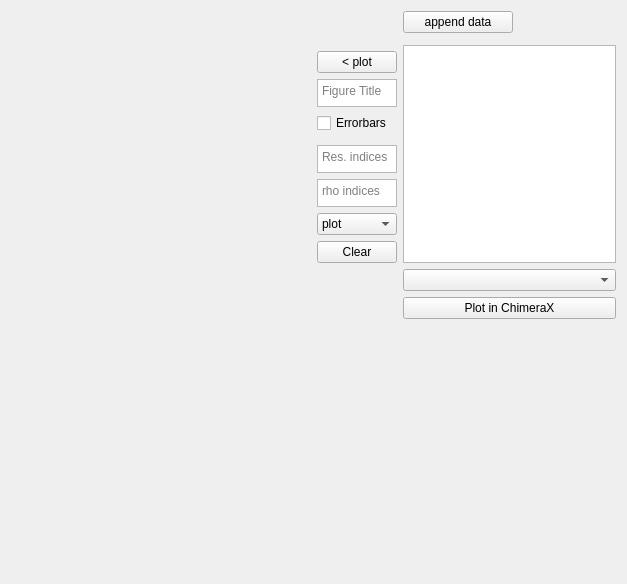
<?xml version="1.0" encoding="UTF-8"?>
<ui version="4.0">
 <class>Data</class>
 <widget class="QWidget" name="Data">
  <property name="geometry">
   <rect>
    <x>0</x>
    <y>0</y>
    <width>627</width>
    <height>584</height>
   </rect>
  </property>
  <property name="sizePolicy">
   <sizepolicy hsizetype="Maximum" vsizetype="Maximum">
    <horstretch>0</horstretch>
    <verstretch>0</verstretch>
   </sizepolicy>
  </property>
  <property name="windowTitle">
   <string>Form</string>
  </property>
  <layout class="QGridLayout" name="gridLayout">
   <item row="13" column="2">
    <spacer name="verticalSpacer">
     <property name="orientation">
      <enum>Qt::Vertical</enum>
     </property>
     <property name="sizeHint" stdset="0">
      <size>
       <width>20</width>
       <height>40</height>
      </size>
     </property>
    </spacer>
   </item>
   <item row="5" column="2">
    <widget class="QCheckBox" name="checkBox_errorbars">
     <property name="maximumSize">
      <size>
       <width>100</width>
       <height>16777215</height>
      </size>
     </property>
     <property name="text">
      <string>Errorbars</string>
     </property>
    </widget>
   </item>
   <item row="2" column="3" rowspan="9">
    <widget class="QListWidget" name="listWidget_dataobjects">
     <property name="selectionMode">
      <enum>QAbstractItemView::SingleSelection</enum>
     </property>
    </widget>
   </item>
   <item row="0" column="3">
    <widget class="QPushButton" name="loadfileButton">
     <property name="maximumSize">
      <size>
       <width>110</width>
       <height>16777215</height>
      </size>
     </property>
     <property name="text">
      <string>append data</string>
     </property>
    </widget>
   </item>
   <item row="8" column="2">
    <widget class="QTextEdit" name="textEdit_rho_index">
     <property name="maximumSize">
      <size>
       <width>100</width>
       <height>28</height>
      </size>
     </property>
     <property name="statusTip">
      <string>Put in indices to filter detectors</string>
     </property>
     <property name="placeholderText">
      <string>rho indices</string>
     </property>
    </widget>
   </item>
   <item row="7" column="2">
    <widget class="QTextEdit" name="textEdit_index">
     <property name="maximumSize">
      <size>
       <width>100</width>
       <height>28</height>
      </size>
     </property>
     <property name="statusTip">
      <string>Put in residue indices for filtering</string>
     </property>
     <property name="placeholderText">
      <string>Res. indices</string>
     </property>
    </widget>
   </item>
   <item row="9" column="2">
    <widget class="QComboBox" name="comboBox_plotstyle">
     <property name="maximumSize">
      <size>
       <width>100</width>
       <height>16777215</height>
      </size>
     </property>
     <item>
      <property name="text">
       <string>plot</string>
      </property>
     </item>
     <item>
      <property name="text">
       <string>bar</string>
      </property>
     </item>
     <item>
      <property name="text">
       <string>scatter</string>
      </property>
     </item>
    </widget>
   </item>
   <item row="3" column="2">
    <widget class="QPushButton" name="pushButton_plotdata">
     <property name="maximumSize">
      <size>
       <width>100</width>
       <height>16777215</height>
      </size>
     </property>
     <property name="statusTip">
      <string>Add selected data from the list of sets to the plot</string>
     </property>
     <property name="text">
      <string>&lt; plot</string>
     </property>
    </widget>
   </item>
   <item row="10" column="2">
    <widget class="QPushButton" name="pushButton_clear">
     <property name="maximumSize">
      <size>
       <width>100</width>
       <height>16777215</height>
      </size>
     </property>
     <property name="text">
      <string>Clear</string>
     </property>
    </widget>
   </item>
   <item row="12" column="3">
    <widget class="QPushButton" name="pushButton_plotchimerax">
     <property name="text">
      <string>Plot in ChimeraX</string>
     </property>
    </widget>
   </item>
   <item row="0" column="0" rowspan="14">
    <widget class="QWidget" name="widget" native="true">
     <property name="minimumSize">
      <size>
       <width>300</width>
       <height>250</height>
      </size>
     </property>
     <layout class="QGridLayout" name="gridLayout_2">
      <property name="leftMargin">
       <number>0</number>
      </property>
      <property name="topMargin">
       <number>0</number>
      </property>
      <property name="rightMargin">
       <number>0</number>
      </property>
      <property name="bottomMargin">
       <number>0</number>
      </property>
      <item row="0" column="0">
       <layout class="QVBoxLayout" name="layout_plot">
        <property name="sizeConstraint">
         <enum>QLayout::SetNoConstraint</enum>
        </property>
       </layout>
      </item>
     </layout>
    </widget>
   </item>
   <item row="11" column="3">
    <widget class="QComboBox" name="comboBox_selectpdb"/>
   </item>
   <item row="4" column="2">
    <widget class="QTextEdit" name="textEdit_figtitle">
     <property name="maximumSize">
      <size>
       <width>100</width>
       <height>28</height>
      </size>
     </property>
     <property name="statusTip">
      <string>Put in indices to filter detectors</string>
     </property>
     <property name="placeholderText">
      <string>Figure Title</string>
     </property>
    </widget>
   </item>
  </layout>
 </widget>
 <resources/>
 <connections/>
</ui>
